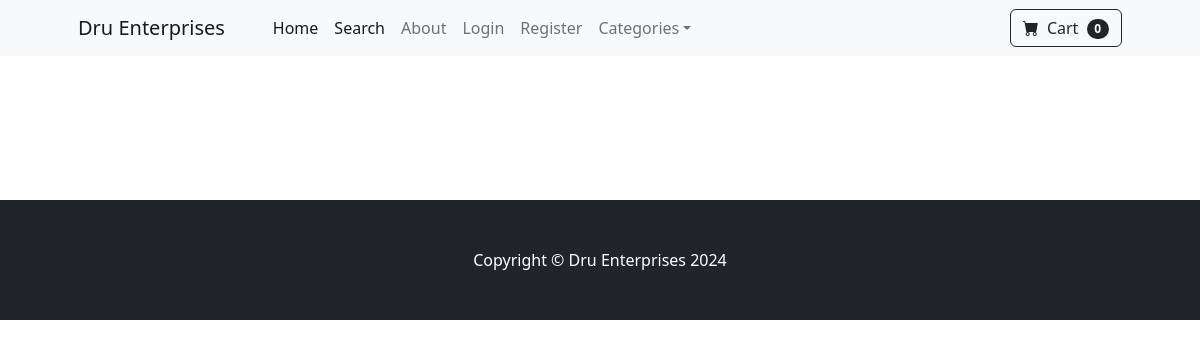
Before: /category/Shoes with the older database file.
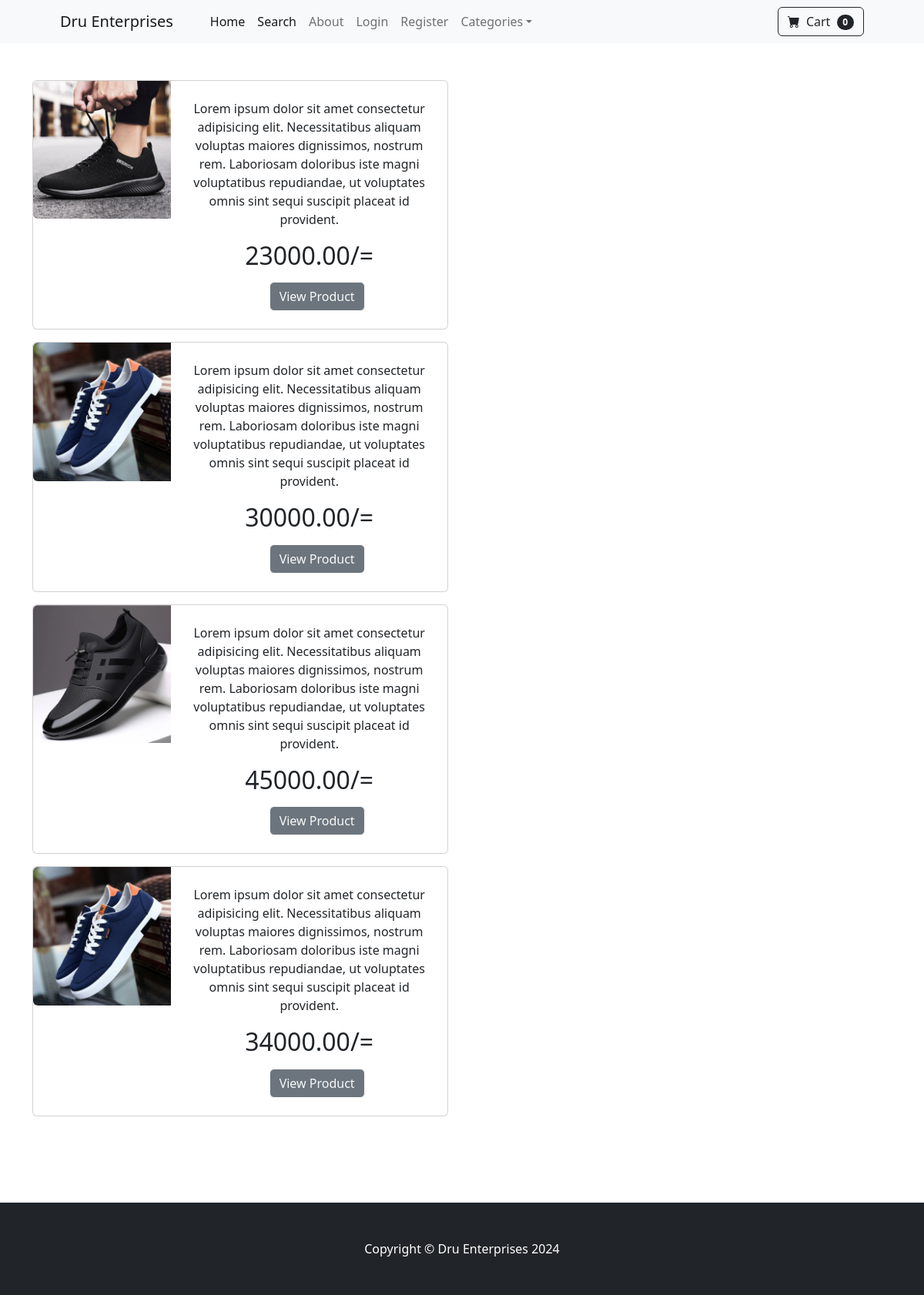
After: the same page with the newer database file.
### druu/models.py (models this page shows, shortened)
class Product(models.Model):
	name = models.CharField(max_length=100)
	price = models.DecimalField(default=0, decimal_places=2, max_digits=10)
	category = models.ForeignKey(Category, on_delete=models.CASCADE, default=1)
	description = models.CharField(max_length=250, default='', blank=True, null=True)
	image = models.ImageField(upload_to='uploads/product/')
	is_sale = models.BooleanField(default=False)
	sale_price = models.DecimalField(default=0, decimal_places=2, max_digits=10)

### druu/views.py (the view)
# urls.py: path('category/<str:categories>', views.category, name='category'),
def category(request,categories):
    try:
        category = Category.objects.get(name=categories)
        products = Product.objects.filter(category=category)
        return render(request, 'products/category.html', {'products':products, 'category':category})
    except:
        messages.warning(request, "Category Doesn't exist...")
        return redirect('home')

### cart/cart.py (called while the page is built)
    def __len__(self):
        return len(self.cart)

### cart/context_processors.py (called while the page is built)
def cart(request):
    return {'cart':Cart(request)}

### druu/templates/products/category.html (shortened to what this page needs)
{% extends 'base.html' %}
{% block content %}
    <br><br>
    {% for product in products %}
    <div class="container">
        <div class="card mb-3" style="max-width: 540px;">
            <div class="row g-0">
                <div class="col-md-4">
                    <img src="{{ product.image.url }}" class="img-fluid rounded-start" alt="">
                </div>
                <div class="col-md-8">
                    <div class="card-body">
                        <center>
                        <p class="card-text" >Lorem ipsum dolor sit amet consectetur adipisicing elit. Necessitatibus aliquam voluptas maiores dignissimos, nostrum rem. Laboriosam doloribus iste magni voluptatibus repudiandae, ut voluptates omnis sint sequi suscipit placeat id provident.</p>
                        <h2 class="card-text" >{{ product.price }}/=</h2>
                        <button class="btn " style="margin-left: 20px;"><a><div><a class="btn btn-secondary btn-outline-light mt-auto"
                            href="{% url 'product' product.id %}">View Product</a>
                        </button>
                    </center>
                    </div>
                </div>
            </div>
        </div>
    </div>
    {% endfor %}
    <br><br><br><br>
{% endblock %}

Changed rows visible on the page:
added Product: image (picture), price "23000.00"
added Product: image (picture), price "30000.00"
added Product: image (picture), price "45000.00"
added Product: image (picture), price "34000.00"
